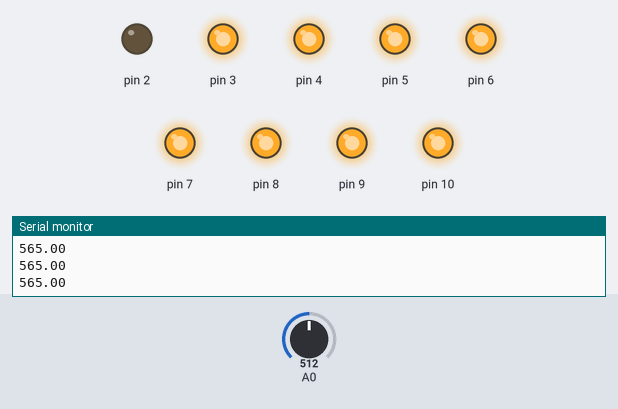
Simulated run of this sketch. Board: Arduino Uno, built with avr-gcc and run on an emulated ATmega328P. On the bench: output pins drawn as LEDs (lit = HIGH), the last lines printed to the serial monitor. The test bench sets the inputs (shaded band); at power-on: A0 = 512.

Above: at 1.2 s.
1.3 s: A0 set to 619
2.8 s: A0 set to 638
At 4.0 s:
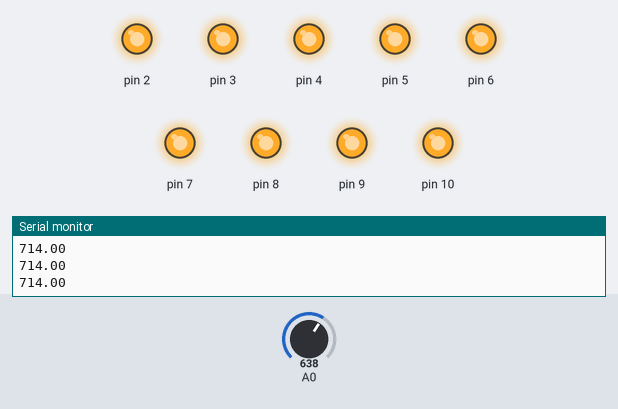
4.3 s: A0 set to 306
At 5.5 s:
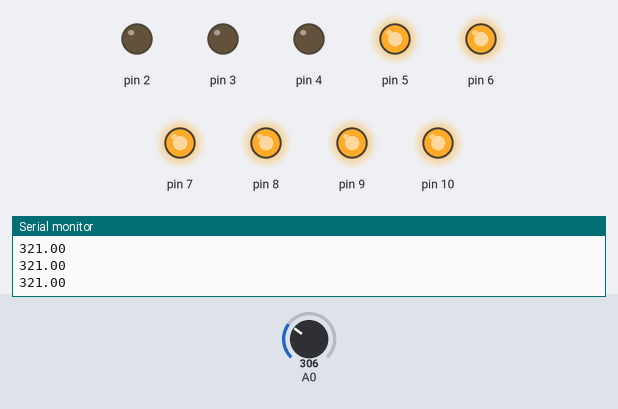
5.8 s: A0 set to 289
At 6.6 s:
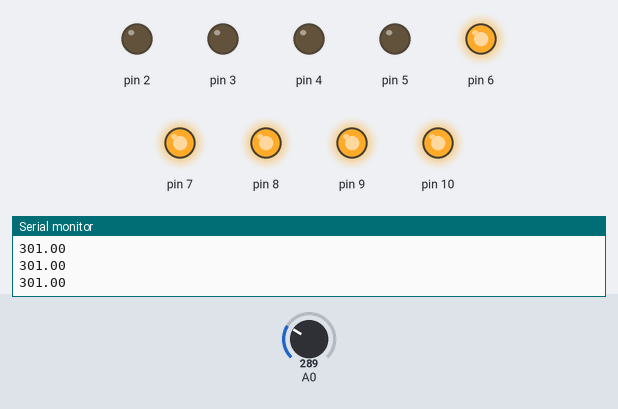
7.3 s: A0 set to 238
8.8 s: A0 set to 217
At 9.9 s:
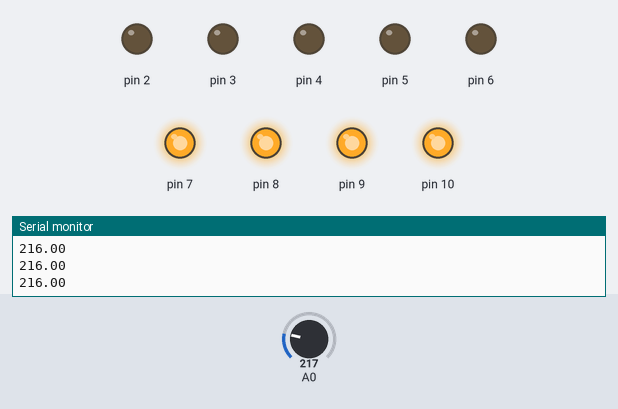
Timing chart, 0 to 11.3 s (numbered marks = the images above; inputs shaded):
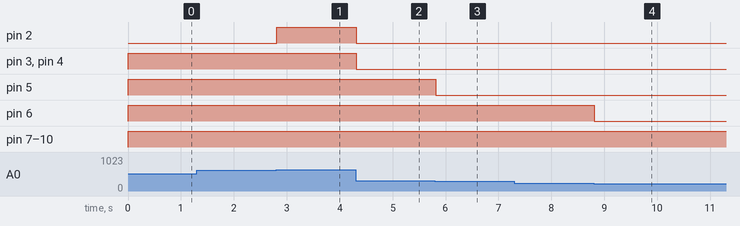

Measured:
- the behaviour switches between 629 and 630 on A0 (found by bisection; images 0 and 1)
- the behaviour switches between 300 and 299 on A0 (found by bisection; images 2 and 3)
- the behaviour switches between 232 and 231 on A0 (found by bisection; images 3 and 4)
- after the input at 2.8 s, pin 2: LOW → HIGH at once
- after the input at 4.3 s, pin 2–4: HIGH → LOW at once
- after the input at 5.8 s, pin 5: HIGH → LOW at once
- after the input at 8.8 s, pin 6: HIGH → LOW at once

The sketch:

tesla2col.ino
```cpp
float val=0,x=0;


void setup() {
  // put your setup code here, to run once:
  pinMode(0,OUTPUT);
  pinMode(1,OUTPUT);
  pinMode(2,OUTPUT);
  pinMode(3,OUTPUT);
  pinMode(4,OUTPUT);
  pinMode(5,OUTPUT);
  pinMode(6,OUTPUT);
  pinMode(7,OUTPUT);
  pinMode(8,OUTPUT);
  pinMode(9,OUTPUT);
  pinMode(10,OUTPUT);
  pinMode(10,OUTPUT);
  pinMode(A0,INPUT);
Serial.begin(9600);

}
void fun2()
{
  digitalWrite(0,HIGH);
  digitalWrite(1,HIGH);
  digitalWrite(2,HIGH);
  digitalWrite(3,HIGH);
  digitalWrite(4,HIGH);
  digitalWrite(5,HIGH);
  digitalWrite(6,HIGH);
  digitalWrite(7,HIGH);
  digitalWrite(8,HIGH);
  digitalWrite(9,HIGH);
  digitalWrite(10,HIGH);
  digitalWrite(10,HIGH);
delay(3000);
delay(1410);
digitalWrite(0,LOW);
delay(470);
digitalWrite(1,LOW);
delay(470);
digitalWrite(2,LOW);
delay(470);
digitalWrite(3,LOW);
delay(470);
digitalWrite(4,LOW);
delay(470);
digitalWrite(5,LOW);
delay(470);
digitalWrite(6,LOW);
delay(470);
digitalWrite(7,LOW);
delay(470);
digitalWrite(8,LOW);
delay(470);
digitalWrite(9,LOW);
delay(470);
digitalWrite(10,LOW);
delay(470);
digitalWrite(10,LOW);
delay(470);
digitalWrite(10,HIGH);
delay(470);
digitalWrite(10,HIGH);
delay(470);
digitalWrite(9,HIGH);
delay(470);
digitalWrite(8,HIGH);
delay(470);
digitalWrite(7,HIGH);
delay(470);
digitalWrite(6,HIGH);
delay(470);
digitalWrite(5,HIGH);
delay(470);
digitalWrite(4,HIGH);
delay(470);
digitalWrite(3,HIGH);
delay(470);
delay(2340);
delay(3000);
  digitalWrite(0,LOW);
  digitalWrite(1,LOW);
  digitalWrite(2,LOW);
  digitalWrite(3,LOW);
  digitalWrite(4,LOW);
  digitalWrite(5,LOW);
  digitalWrite(6,LOW);
  digitalWrite(7,LOW);
  digitalWrite(8,LOW);
  digitalWrite(9,LOW);
  digitalWrite(10,LOW);
  digitalWrite(10,LOW);


}
void raindrop1()
{
  delay(870);
  digitalWrite(4,HIGH);
  delay(870);
  digitalWrite(5,HIGH);
  delay(870);
  digitalWrite(6,HIGH);
  digitalWrite(4,LOW);
  delay(870);
  digitalWrite(7,HIGH);
  digitalWrite(5,LOW);
  delay(870);
  digitalWrite(8,HIGH);
  digitalWrite(6,LOW);
  delay(870);
  digitalWrite(7,LOW);
  delay(870);
  digitalWrite(8,LOW);
  delay(270);

}
void electrical()
{
  digitalWrite(0,HIGH);
  digitalWrite(2,HIGH);
  digitalWrite(4,HIGH);
  delay(870);
  digitalWrite(0,LOW);
  digitalWrite(2,LOW);
  digitalWrite(4,HIGH);
  digitalWrite(5,HIGH);
  digitalWrite(6,HIGH);
  digitalWrite(7,HIGH);
  digitalWrite(8,HIGH);
  delay(870);
 digitalWrite(4,LOW);
  digitalWrite(5,LOW);
  digitalWrite(6,LOW);
  digitalWrite(7,LOW);
  digitalWrite(8,LOW);
  delay(870);
}
float music( float a)
{
  if(a>20.0)
   {
    digitalWrite(10,HIGH);
    if(a>=34.0)
    digitalWrite(10,HIGH);
    else
    digitalWrite(10,LOW);
    if(a>=44.0)
    digitalWrite(9,HIGH);
    else
    digitalWrite(9,LOW);
    if(a>=84.0)
    digitalWrite(8,HIGH);
    else
    digitalWrite(8,LOW);
    if(a>=144.0)
    digitalWrite(7,HIGH);
    else
    digitalWrite(7,LOW);
    if(a>=234.0)
    digitalWrite(6,HIGH);
    else
    digitalWrite(6,LOW);
    if(a>=314.0)
    digitalWrite(5,HIGH);
    else
    digitalWrite(5,LOW);
    if(a>=424.0)
    digitalWrite(4,HIGH);
    else
    digitalWrite(4,LOW);
    if(a>=464.0)
    digitalWrite(3,HIGH);
    else
    digitalWrite(3,LOW);
    if(a>=704.0)
    digitalWrite(2,HIGH);
    else
    digitalWrite(2,LOW);
    if(a>=874.0)
    digitalWrite(1,HIGH);
    else
    digitalWrite(1,LOW);
    if(a>=984.0)
    digitalWrite(0,HIGH);
    else
    digitalWrite(0,LOW);
   }

}

void loop() {
  // put your main code here, to run repeatedly:
  val =analogRead(A0);
  Serial.println(x);
  x=map(val,34,900,0,1024);
  if(x>20.0)
  {
    music(x);
  }


}
```
